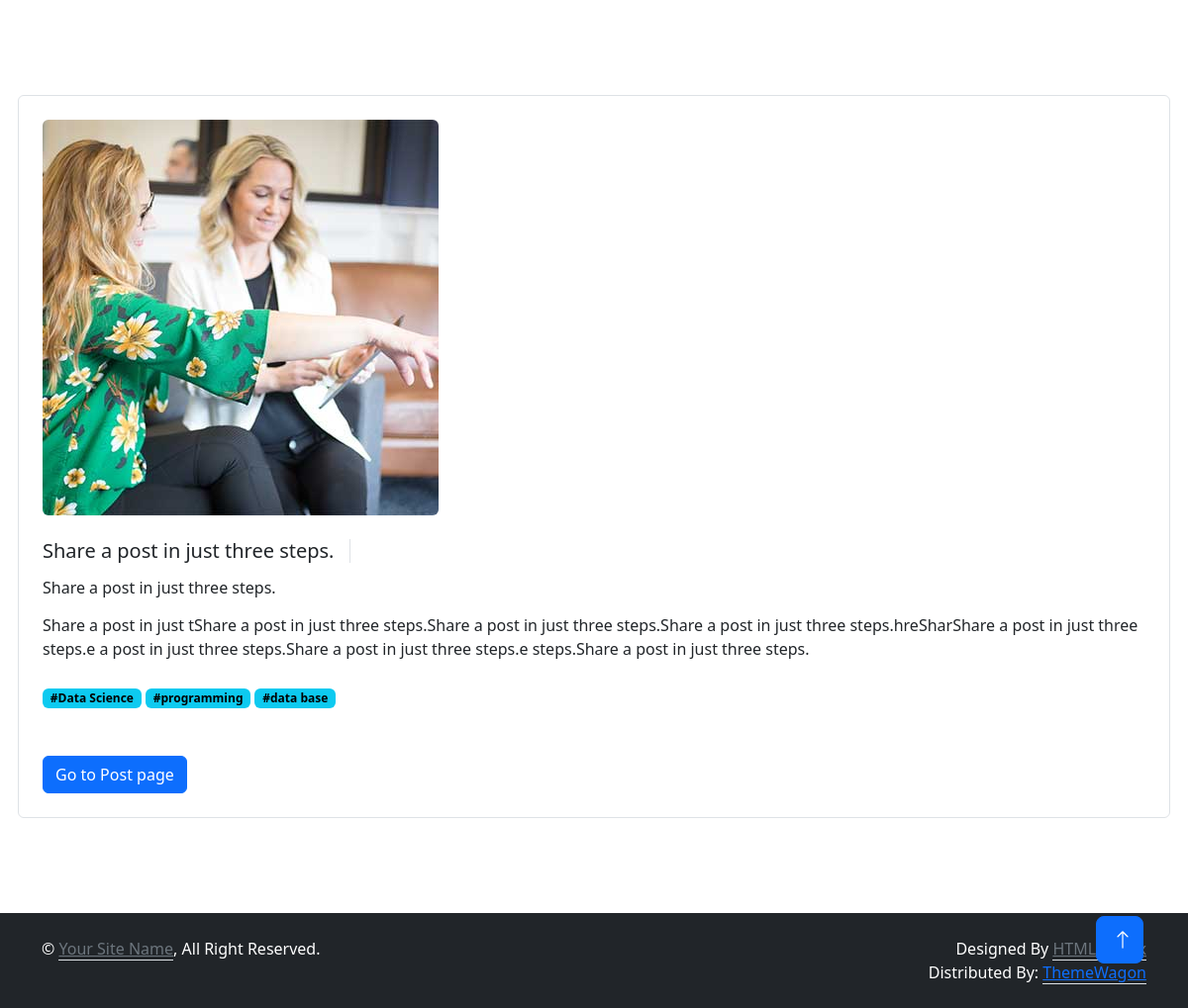
Screenshot of /blog/post/share-a-post-in-just-three-steps with the database file from the repository.
### blog/models.py (models this page shows, shortened)
class Post(models.Model):
    headline = models.CharField(max_length=200)
    sub_headline = models.CharField(max_length=200, null=True, blank=True)
    thumbnail = models.ImageField(null=True, blank=True, upload_to='blog/images', default='img.png')
    body = RichTextUploadingField(null=True, blank=True)
    created_at = models.DateTimeField(auto_now=True)
    active = models.BooleanField(default=False)
    featured = models.BooleanField(default=False)
    tags = models.ManyToManyField(Tags, blank=True)
    slug = models.SlugField(blank=True, null=True)

class Tags(models.Model):
    name = models.CharField(max_length=200)

### blog/views.py (the view)
# urls.py: path('post/<str:slug>', views.single_post, name='post'),
def single_post(request, slug):
    post_obj = Post.objects.get(slug = slug)
    context = {
        'post_obj':post_obj,
    }
    return render(request, 'post.html', context)

### templates/post.html (shortened to what this page needs)
{% extends 'base.html' %}
{% load static %}
{% block content %}
<link href="https://cdn.jsdelivr.net/npm/bootstrap@5.3.1/dist/css/bootstrap.min.css" rel="stylesheet">
<div class="container-xxl py-6" id="about">
    <div class="container">
        <div class="row g-5">
            <div class="col-lg-12 wow fadeInUp border p-4 rounded" data-wow-delay="0.5s">
                <div class="row g-3 mb-4">
                    <div class="col-sm-12">
                        <img class="img-fluid rounded"
                            src="{% static 'img/about-2.jpg' %}" alt>
                    </div>
                </div>
                <div class="d-flex align-items-center mb-3">
                    <h5 class="border-end pe-3 me-3 mb-0">{{post_obj.headline}}</h5>
                </div>
                <div class="d-flex align-items-center mb-3">
                    <h6 class=" pe-3 me-3 mb-0">{{post_obj.sub_headline}}</h6>
                </div>
                <p class="mb-4">{{post_obj.body|safe}}</p>
                   {% for tag in post_obj.tags.all %}
                    <span class="badge text-bg-info">#{{tag.name}}</span>
                {% endfor %}
                    <div class="d-flex align-items-center pt-5">
                        <a href = " {% url 'postlist' %}" class="btn btn-primary ">Go to Post page</a>
                    </div>
            </div>
        </div>
    </div>
</div>
{% endblock %}

### static/css/style.css (style rules this page uses)
:root { --primary: #6244C5; --secondary: #FFC448; --light: #FAFAFB; --dark: #12141D; }
.py-6 { padding-top: 6rem; padding-bottom: 6rem; }
.btn { font-weight: 500; transition: .5s; }
.btn.btn-primary, .btn.btn-secondary { color: #FFFFFF; }

### rows the page displays
Post: headline "Share a post in just three steps.", sub_headline "Share a post in just three steps.", body "Share a post in just tShare a post in just three steps.Share a post in just three steps.Share a post in just three steps.hreSharShare a post in just three steps.e a post in just three steps.Share a post in just three steps.e steps.Share a post in just three steps."
Tags: name "Data Science"
Tags: name "programming"
Tags: name "data base"
